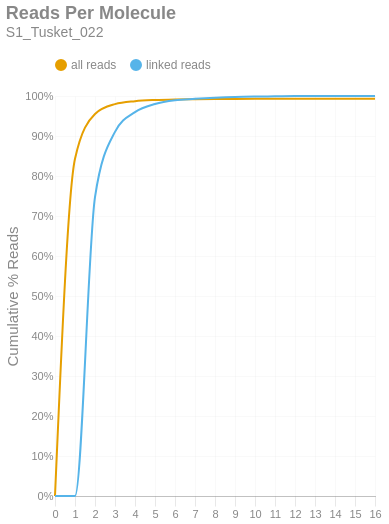

The notebook cell saved with this chart:
### Markdown cell above
### Reads per Molecule
This chart shows the cumulative distribution of the number of reads per linked molecule. That is, how many alignments are associated with a unique molecule. This excludes the number of reads associated with invalid or absent linked-read barcodes. The `linked` histogram is the percentages recalculated when disregarding singletons.

### Code cell
if SKIPLR:
    print_html(f"Skipped")
else:
    counts = np.bincount(valids['reads'].cast(pl.Int64).to_numpy())
    weighted = counts * np.arange(len(counts))
    all_perc = weighted / n_reads
    linked_perc = weighted / n_linked_reads
    linked_perc[1] = 0
    binned_df = pl.DataFrame({
        'readsper': list(range(len(counts))),
        'all reads (cumsum)': np.cumsum(all_perc).tolist(),
        'linked reads (cumsum)': np.cumsum(linked_perc).tolist(),
    })

    with SafeRender(binned_df):
        (
            density_plot(binned_df, 'Reads Per Molecule', samplename, 'readspmol')
            .encode(
                x=alt.X('readsper:O', title=None).axis(labelAngle=0).scale(padding=0),
                y=alt.Y('value:Q', title='Cumulative % Reads').axis(format='%').stack(False),
                color=alt.Color("key:N").scale(domain=["all reads", "linked reads"]),
                tooltip=[
                    alt.Tooltip("key:N", title="Data Type"),
                    alt.Tooltip("readsper:O", title="Reads Per Molecule"),
                    alt.Tooltip("value:Q", format=".2%", title="% Reads (Cum.)")
                ]            
            )
        ).display()

### Figure 1 — Vega-Lite specification as saved in the notebook (floating-point values rounded to 4 significant figures)
{"width": "container", "height": 400, "config": {"title": {"anchor": "start", "dy": -15, "fontSize": 18, "color": "#888888", "subtitleColor": "#888888", "subtitleFontSize": 14}, "arc": {"fill": "#0072B2"}, "axis": {"domainColor": "#888888", "domainWidth": 0.5, "gridWidth": 0.2, "grid": false, "titleFontWeight": 400, "titleFontSize": 15, "labelFontSize": 11, "labelColor": "#888888", "tickColor": "#888888", "tickWidth": 0.2, "titleColor": "#888888"}, "axisBand": {"grid": false}, "axisX": {"grid": true, "tickSize": 10, "domainCap": "round"}, "axisY": {"domain": false, "grid": true, "tickSize": 0, "domainCap": "round"}, "background": "transparent", "header": {"labelFontSize": 15, "labelColor": "#888888", "titleFontSize": 15, "titleFontWeight": 600, "titleColor": "#888888"}, "legend": {"labelFont": "sans-serif", "labelFontSize": 12, "labelColor": "#888888", "symbolSize": 100, "symbolType": "circle", "titleFontSize": 12, "titlePadding": 10, "titleColor": "#888888", "title": null, "orient": "top"}, "range": {"category": ["#E69F00", "#56B4E9", "#009E73", "#F0E442", "#0072B2", "#D55E00", "#CC79A7", "#000000"], "diverging": ["#cfe8f3", "#a2d4ec", "#73bfe2", "#46abdb", "#1696d2", "#12719e"]}, "area": {"fill": "#0072B2", "fillOpacity": 0.7, "line": true, "strokeOpacity": 0.7}, "line": {"color": "#0072B2", "stroke": "#0072B2", "strokeWidth": 2}, "trail": {"color": "#0072B2", "stroke": "#0072B2", "strokeWidth": 0, "size": 1}, "point": {"filled": true, "fillOpacity": 1.0, "size": 95}, "text": {"color": "#888888", "fontSize": 11, "align": "right", "fontWeight": 400, "size": 11}, "bar": {"fill": "#0072B2", "stroke": null}, "view": {"stroke": null, "continuousWidth": 660, "continuousHeight": 400}}, "data": {"name": "data-9c067479092271626efcc71bd72e71fe"}, "mark": {"type": "line", "interpolate": "monotone", "point": {"opacity": 0, "size": 275}}, "encoding": {"color": {"field": "key", "scale": {"domain": ["all reads", "linked reads"]}, "type": "nominal"}, "tooltip": [{"field": "key", "title": "Data Type", "type": "nominal"}, {"field": "readsper", "title": "Reads Per Molecule", "type": "ordinal"}, {"field": "value", "format": ".2%", "title": "% Reads (Cum.)", "type": "quantitative"}], "x": {"axis": {"labelAngle": 0}, "field": "readsper", "scale": {"padding": 0}, "title": null, "type": "ordinal"}, "y": {"axis": {"format": "%"}, "field": "value", "stack": false, "title": "Cumulative % Reads", "type": "quantitative"}}, "params": [{"name": "param_c36ac31b6afebe62", "select": {"type": "point", "fields": ["key"]}, "bind": "legend"}], "title": {"text": "Reads Per Molecule", "subtitle": "S1_Tusket_022"}, "transform": [{"fold": ["all reads (cumsum)", "linked reads (cumsum)"]}, {"calculate": "replace(datum.key, ' (cumsum)', '')", "as": "key"}, {"filter": {"param": "param_c36ac31b6afebe62"}}], "usermeta": {"embedOptions": {"downloadFileName": "S1_Tusket_022.readspmol"}}, "$schema": "https://vega.github.io/schema/vega-lite/v6.1.0.json", "datasets": {"data-9c067479092271626efcc71bd72e71fe": [{"readsper": 0, "all reads (cumsum)": 0.0, "linked reads (cumsum)": 0.0}, {"readsper": 1, "all reads (cumsum)": 0.843, "linked reads (cumsum)": 0.0}, {"readsper": 2, "all reads (cumsum)": 0.9551, "linked reads (cumsum)": 0.7473}, {"readsper": 3, "all reads (cumsum)": 0.9796, "linked reads (cumsum)": 0.9104}, {"readsper": 4, "all reads (cumsum)": 0.987, "linked reads (cumsum)": 0.9597}, {"readsper": 5, "all reads (cumsum)": 0.99, "linked reads (cumsum)": 0.9801}, {"readsper": 6, "all reads (cumsum)": 0.9915, "linked reads (cumsum)": 0.9895}, {"readsper": 7, "all reads (cumsum)": 0.992, "linked reads (cumsum)": 0.9929}, {"readsper": 8, "all reads (cumsum)": 0.9924, "linked reads (cumsum)": 0.9956}, {"readsper": 9, "all reads (cumsum)": 0.9927, "linked reads (cumsum)": 0.9975}, {"readsper": 10, "all reads (cumsum)": 0.9928, "linked reads (cumsum)": 0.9986}, {"readsper": 11, "all reads (cumsum)": 0.9929, "linked reads (cumsum)": 0.9991}, {"readsper": 12, "all reads (cumsum)": 0.993, "linked reads (cumsum)": 0.9997}, {"readsper": 13, "all reads (cumsum)": 0.993, "linked reads (cumsum)": 0.9997}, {"readsper": 14, "all reads (cumsum)": 0.993, "linked reads (cumsum)": 0.9997}, {"readsper": 15, "all reads (cumsum)": 0.993, "linked reads (cumsum)": 0.9997}, {"readsper": 16, "all reads (cumsum)": 0.993, "linked reads (cumsum)": 1.0}]}}
